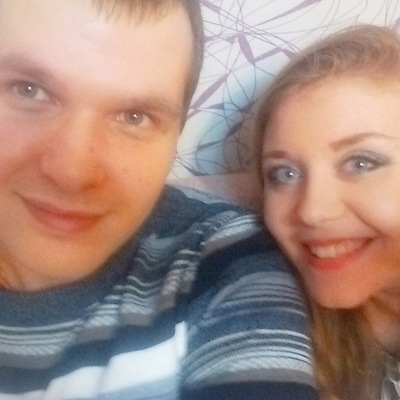
#> input picture projectfacialLidogenerator/images/100100628.jpg, 400 x 400 px
$ python faces.py --image images/100100628.jpg   (Python 2 division)
#> lines starting #> are read from the running program, lines starting #| are printed output that depends on the picture; after the words box and inside, x2 and y2 are one past the last pixel; in counts of white or black regions, pixels touching at a corner belong together
# import the necessary packages
import argparse
import cv2

# construct the argument parse and parse the arguments
ap = argparse.ArgumentParser()
ap.add_argument("-i", "--image", required=True,
	help="path to the input image")
ap.add_argument("-c", "--cascade",
	default="images/haarcascade_frontalface_default.xml",
	help="path to cat detector haar cascade")
args = vars(ap.parse_args())

# load the input image and convert it to grayscale
image = cv2.imread(args["image"])
#> image is the input picture: shape (400, 400, 3); mean B, G, R 129.9, 138.4, 163.4
gray = cv2.cvtColor(image, cv2.COLOR_BGR2GRAY)
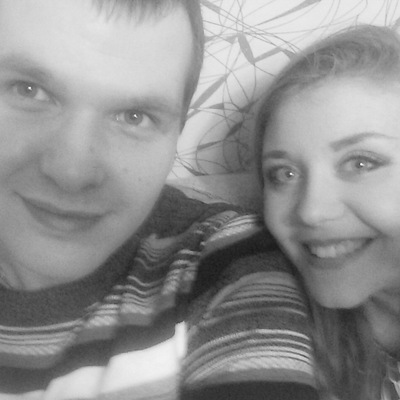
#> gray: shape (400, 400); min 25, max 251, mean 144.9
#cv2.imshow("Original", gray)

def overlap(r1,r2):
    r1xcenter = (r1['right']-r2['left'])/2 + r2['left']
    r1ycenter = (r1['bottom']-r2['top'])/2 + r2['top']
    hoverlaps = r2['right'] >= r1xcenter >= r2['left']
    voverlaps = r2['bottom'] >= r1ycenter >= r2['top']
    return hoverlaps and voverlaps

# load the cat detector Haar cascade, then detect cat faces
# in the input image
detector = cv2.CascadeClassifier(args["cascade"])
detector2 = cv2.CascadeClassifier("images/haarcascade_profileface.xml")
try:
    rects = detector.detectMultiScale(gray, scaleFactor=1.3,
    	minNeighbors=10, minSize=(15, 15))
#> rects = ()
except downloadError:
    print('error')

try:
    rects2 = detector2.detectMultiScale(gray, scaleFactor=1.3,
    	minNeighbors=10, minSize=(15, 15))
#> rects2 = ()
except downloadError:
    print('error')

faces = []
for (i, (x, y, w, h)) in enumerate(rects):
	cv2.rectangle(image, (x, y), (x + w, y + h), (0, 0, 255), 2)
	cv2.putText(image, "face #{}".format(i + 1), (x, y - 10),
		cv2.FONT_HERSHEY_SIMPLEX, 0.55, (0, 0, 255), 2)
	roi = image[y:y+h, x:x+w]
	faces.append(roi)
#> this loop made 0 passes
#> after the loop, faces = []

rects3 = []
dontoverlap = True
for (i, (xi, yi, wi, hi)) in enumerate(rects2):
    dontoverlap == True
    for (j, (xj, yj, wj, hj)) in enumerate(rects):
        dontoverlap = not overlap({'left':xi, 'top':yi, 'right':xi+wi, 'bottom':yi+hi},
        {'left':xj, 'top':yj, 'right':xj+wj, 'bottom':yj+hj})
    if 	dontoverlap == True:
        rects3.append(rects2[i])
#> after the loop, rects3 = []


for (i, (x, y, w, h)) in enumerate(rects3):
	cv2.rectangle(image, (x, y), (x + w, y + h), (0, 0, 255), 2)
	cv2.putText(image, "face #{}".format(i + 1), (x, y - 10),
		cv2.FONT_HERSHEY_SIMPLEX, 0.55, (0, 0, 255), 2)
	roi = image[y:y+h, x:x+w]
	faces.append(roi)

# print "Found {0} faces!".format(len(rects))
# print "Found {0} faces!".format(len(rects3))
# show the detected faces
#cv2.imshow("detected faces", image)

#for i in faces: cv2.imshow("face",i)
print 'found faces: {0}'.format(len(faces))
#| found faces: 0
if len(faces) == 1:
    cv2.imshow("face", faces[0])
cv2.waitKey(0)

$ run again, on projectfacialLidogenerator/images/abba2.jpg
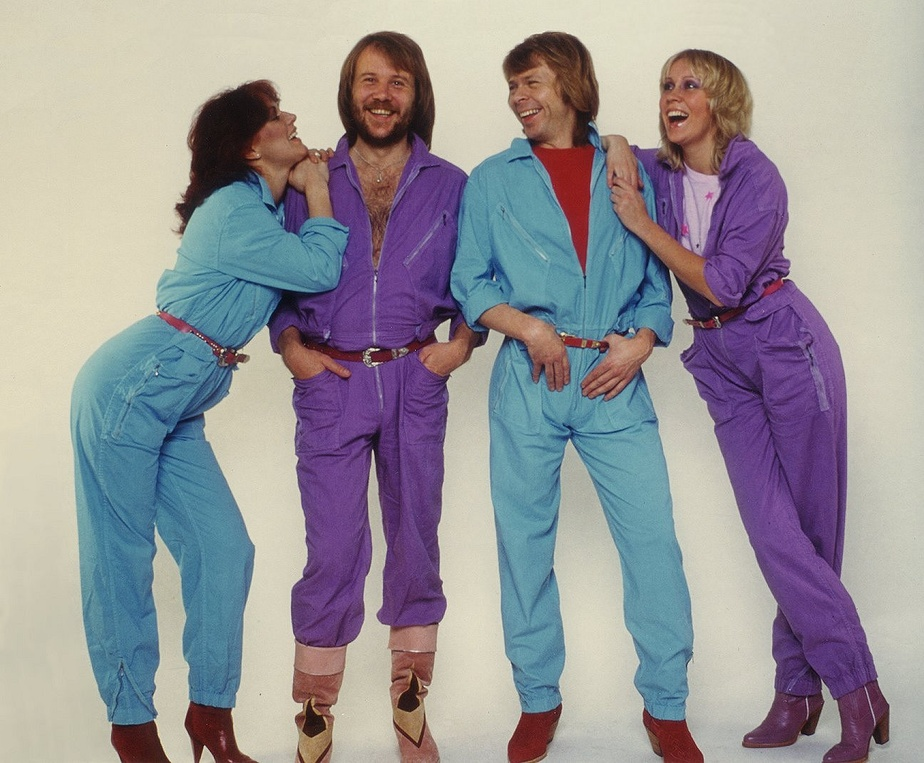
#> input picture projectfacialLidogenerator/images/abba2.jpg, 924 x 763 px, shrunk from 1296 x 1070 before the run
#> image is the input picture: shape (763, 924, 3); mean B, G, R 152.3, 148.4, 151.1
#> rects = [[647, 62, 65, 65], [344, 52, 77, 77]]
#> rects2 = [[642, 49, 94, 94]]
#> the loop `for (i, (x, y, w, h)) in enumerate(rects):` made 2 passes
#> after the loop `for (i, (x, y, w, h)) in enumerate(rects):`:
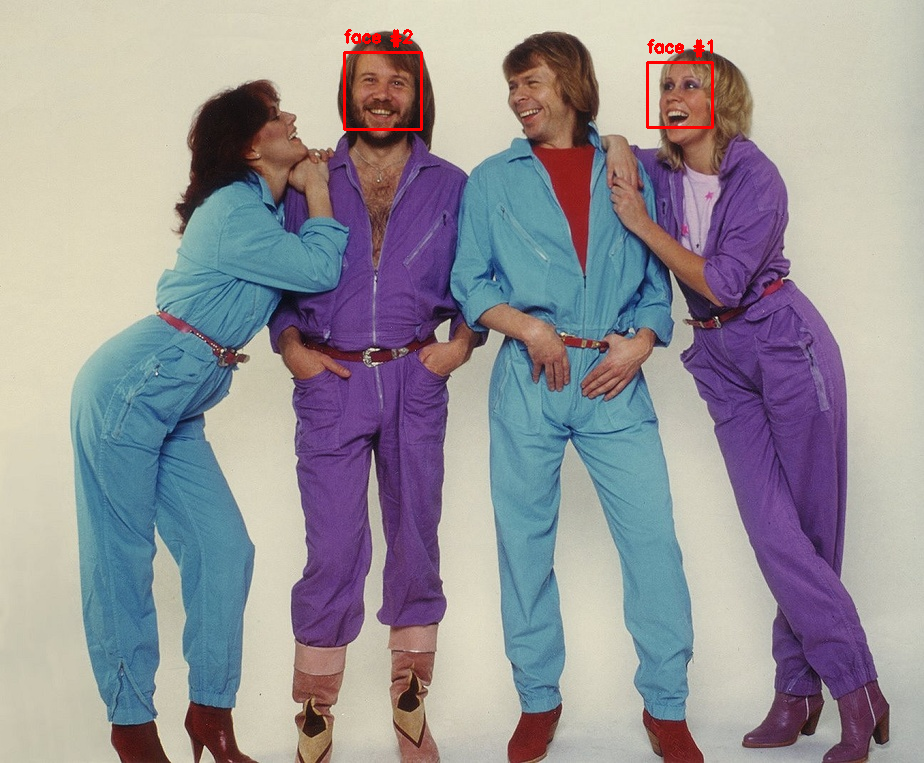
#> image: shape (763, 924, 3); 0.38% of pixels changed, all inside (x1, y1, x2, y2) = (343, 29, 714, 131)
#> after the loop `for (i, (x, y, w, h)) in enumerate(rects):`: faces = 2 items
#> the loop `for (i, (xi, yi, wi, hi)) in enumerate(rects2):` made 1 pass
#> (xi, yi, wi, hi) on pass 1: (642, 49, 94, 94)
#> after the loop `for (i, (xi, yi, wi, hi)) in enumerate(rects2):`: rects3 = [[642, 49, 94, 94]]
#> the loop `for (i, (x, y, w, h)) in enumerate(rects3):` made 1 pass
#> after the loop `for (i, (x, y, w, h)) in enumerate(rects3):`:
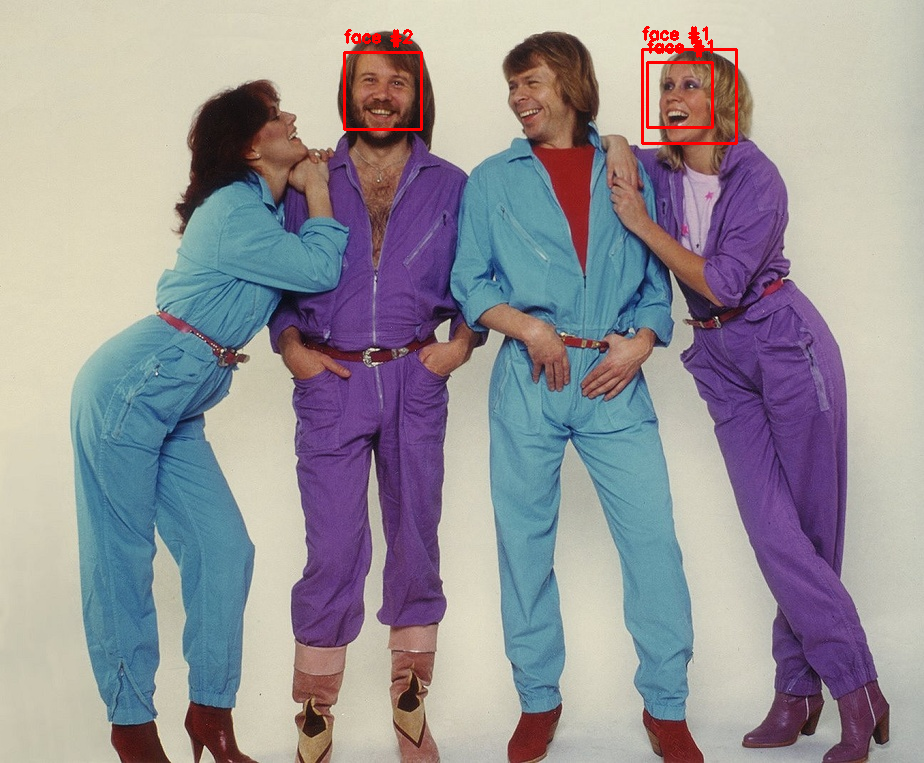
#> image: shape (763, 924, 3); 0.21% of pixels changed, all inside (x1, y1, x2, y2) = (641, 26, 738, 145)
#> after the loop `for (i, (x, y, w, h)) in enumerate(rects3):`: faces = 3 items
#| found faces: 3

$ run again, on projectfacialLidogenerator/images/cat1.jpg
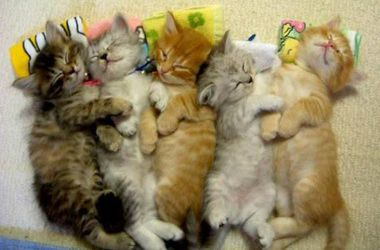
#> input picture projectfacialLidogenerator/images/cat1.jpg, 380 x 250 px
#> image is the input picture: shape (250, 380, 3); mean B, G, R 101, 135.9, 149.1
#> `gray = cv2.cvtColor(image, cv2.COLOR_BGR2GRAY)`:
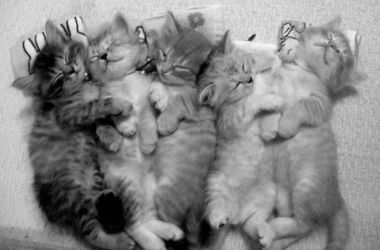
#> gray: shape (250, 380); min 0, max 251, mean 135.8
#> rects = ()
#> after the loop `for (i, (x, y, w, h)) in enumerate(rects):`: faces = []
#| found faces: 0

$ run again, on projectfacialLidogenerator/images/cat2.jpg
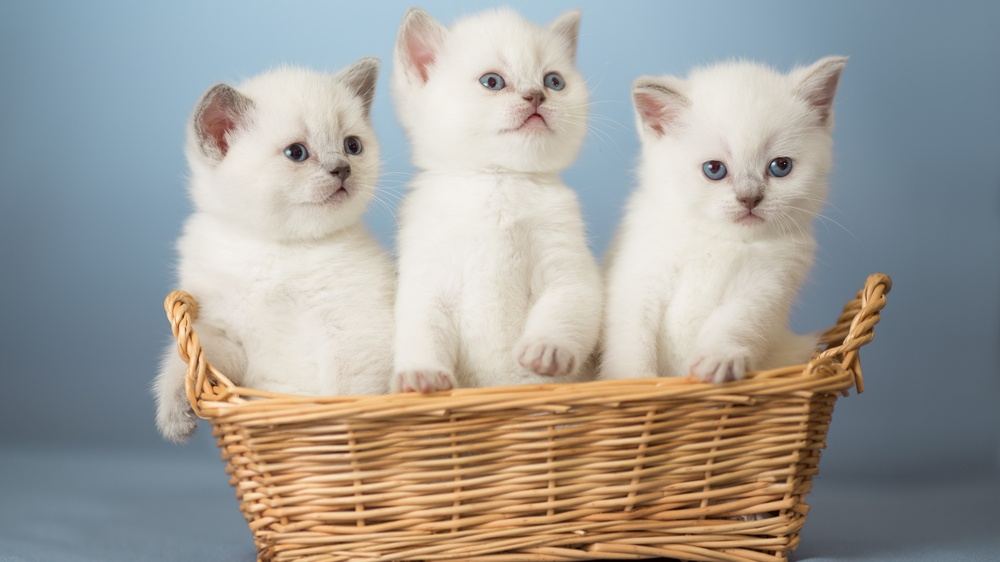
#> input picture projectfacialLidogenerator/images/cat2.jpg, 1000 x 562 px, shrunk from 3840 x 2160 before the run
#> image is the input picture: shape (562, 1000, 3); mean B, G, R 153.8, 159.6, 162.7
#> `gray = cv2.cvtColor(image, cv2.COLOR_BGR2GRAY)`:
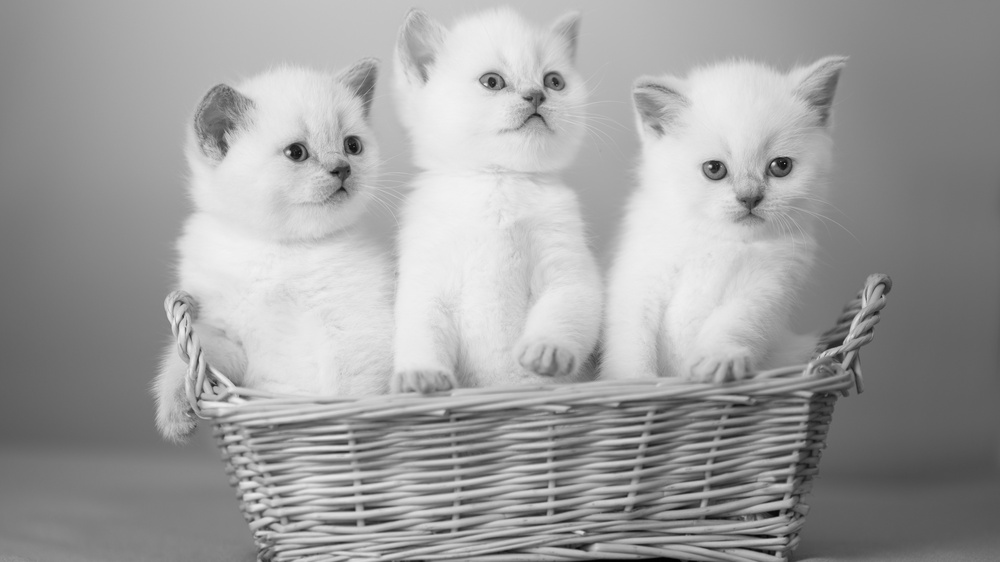
#> gray: shape (562, 1000); min 1, max 243, mean 159.9
#> rects = ()
#> after the loop `for (i, (x, y, w, h)) in enumerate(rects):`: faces = []
#| found faces: 0
